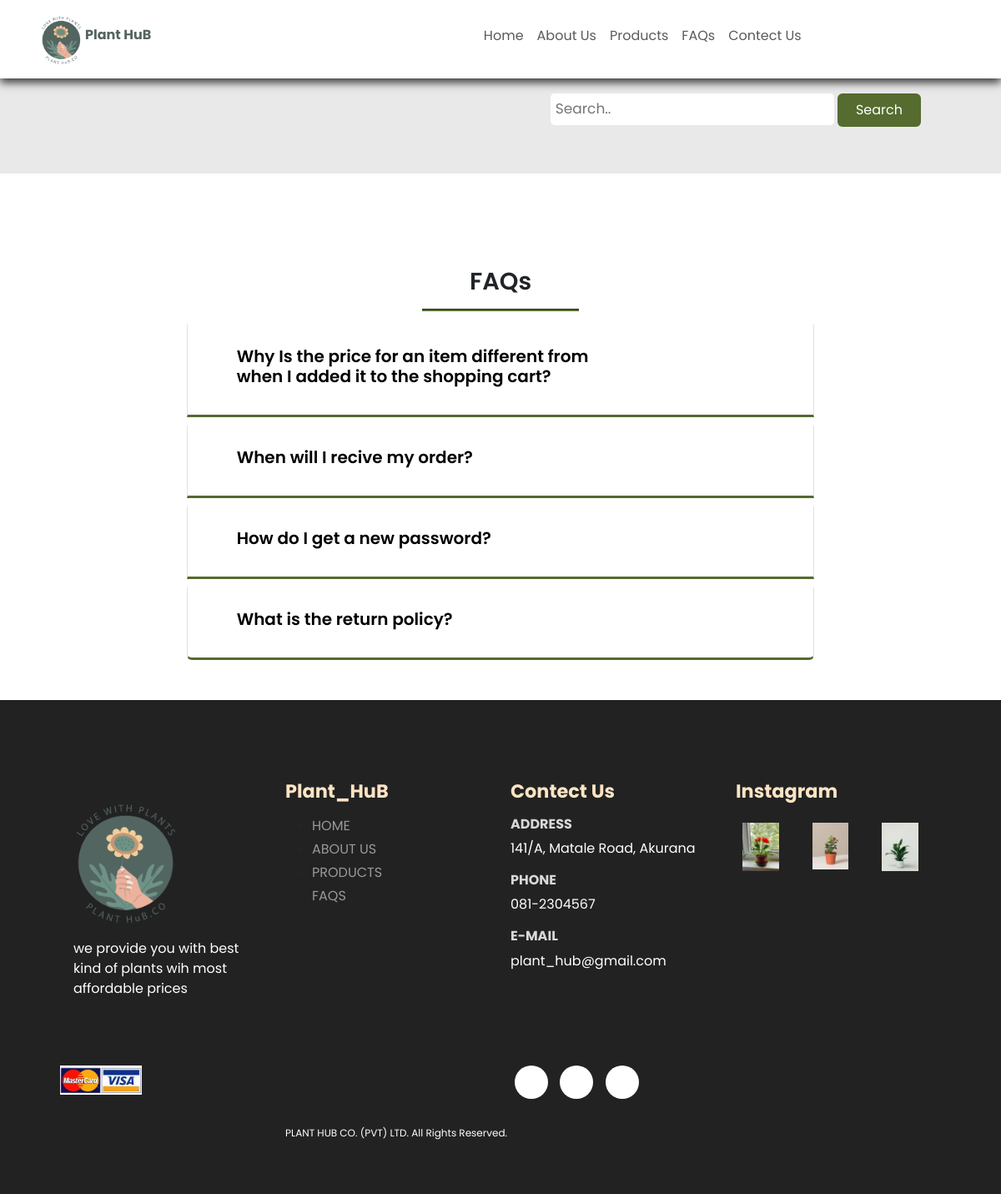
The app's page /faq.php with its own data.
### tables this page shows
CREATE TABLE `faqs` (
  `faq_id` int(11) NOT NULL,
  `faq_qsn` varchar(255) NOT NULL,
  `faq_ansr` varchar(255) NOT NULL
);

### faq.php (the view, shortened to what this page needs)
<!DOCTYPE html>
<html lang="en">
<head>
<?php
include('includes/connect.php');
include('layouts/header.php');
?>
</head>
<body>
 <?php
include('layouts/navigation.php');
?>
  <section class="searchbar">
    <div class="search-container m-5 p-5 pb-2 fixed=top ">
      <form action="search_product.php" method="get" class="search text-nowrap mt-2">
        <input type="text" placeholder="Search.." name="search_data">
        <input type="submit" value="Search" class="btn " id="searchMe" name="search_data_product">
      </form>
    </div>
  </section>
    <section id="faq my-5 py-5">
        <br><br>
        <div class="accordion mt-3 pt-5">
            <div>
                <h2 class="form-weight-bold text-center">FAQs</h2>
                <hr class="mx-auto w-25">
            </div>
            <?php
    $select_faqs="SELECT * FROM faqs";
    $result=mysqli_query($con,$select_faqs);
    while($row=mysqli_fetch_assoc($result)){
        $faq_qsn=$row['faq_qsn'];
    ?>
            <div class="accordion-item">
                <div class="accordion-title">
                    <h2><?php echo $faq_qsn; ?></h2>
                </div>
            </div>
            <?php }?>
        </div>
    </section>
    <footer class="mt-5 p-5">
        <div class="row container mx-auto pt-5">
            <div class="footer-one col-lg-3 col-md-6 col-sm-12">
                <img src="images/logo.png" class="logoFooter" />
                <p class="p-3">we provide you with best kind of plants wih most affordable prices</p>
            </div>
            <div class="footer-one col-lg-3 col-md-6 col-sm-12">
                <h5 class="pb-2">Plant_HuB</h5>
                <ul class="text-uppercase">
                    <li><a href="">Home</a></li>
                    <li><a href="">about us</a></li>
                    <li><a href="">products</a></li>
                    <li><a href="">FAQs</a></li>
                </ul>
            </div>
            <div class="footer-one col-lg-3 col-md-6 col-sm-12">
                <h5 class="pb-2">Contect Us</h5>
                <div>
                    <h6 class="text-uppercase">Address</h6>
                    <p>141/A, Matale Road, Akurana</p>
                </div>
                <div>
                    <h6 class="text-uppercase">Phone</h6>
                    <p>081-2304567</p>
                </div>
                <div>
                    <h6 class="text-uppercase">e-mail</h6>
                    <p>plant_hub@gmail.com</p>
                </div>
            </div>
            <div class="footer-one col-lg-3 col-md-6 col-sm-12">
                <h5 class="pb-2">Instagram</h5>
                <div class="row">
                    <img src="images/flowerPlants/Gerbera.jpg" class="img-fluid w-25 h-100 m-2 ">
                    <img src="images/liked/rose.jpg" class="img-fluid w-25 h-100 m-2 ">
                    <img src="images/flowerPlants/Peace lily.jpg" class="img-fluid w-25 h-100 m-2 ">
                </div>
            </div>
        </div>
        <div class="copywrite mt-5">
            <div class="row container mx-auto">
                <div class="col-lg-3 col-md-6 col-sm-12 mb-4">
                    <img src="images/payment2.jpg" />
                </div>
                <div class="col-lg-3 col-md-6 col-sm-12 text-nowrap">
                    <br><br><br>
                    <p>PLANT HUB CO. (PVT) LTD. All Rights Reserved.</p>
                </div>
                <div class="col-lg-3 col-md-6 col-sm-12 mb-4 ">
                    <a href="#"><i class="ri-facebook-circle-fill"></i></a>
                    <a href="#"><i class="ri-instagram-line"></i></a>
                    <a href="#"><i class="ri-twitter-fill"></i></a>
                </div>
            </div>
        </div>
    </footer>
</body>
</html>

### css/styles.css (style rules this page uses)
* { margin: 0; padding: 0; box-sizing: border-box; }
body { font-family: 'Poppins', sans-serif; }
h2 { font-size: 1.8rem; font-weight: 600; }
h5 { font-size: 1rem; font-weight: 400; }
h6 { font-size: 1rem; font-weight: 700; color: #d8d8d8; }
#searchMe { background-color: darkolivegreen; width: 100px; height: 40px; color: #fff; }
.searchbar { overflow: hidden; background-color: #e9e9e9; }
.searchbar .search-container { float: right; }
.searchbar input[type=text] { padding: 6px; margin-top: 8px; font-size: 17px; border: darkolivegreen; border-radius: 5px; }
hr { height: 3px; opacity: 1 !important; background-color: darkolivegreen; }
footer { background-color: #222222; }
footer h5 { color: bisque; font-weight: 700; font-size: 1.4rem; }
footer li { padding-bottom: 4px; }
footer li a { font-size: 1rem; color: #999; text-decoration: none; }
footer .copywrite a { color: black; height: 40px; width: 40px; background-color: white; display: inline-block; text-align: center; line-height: 38px; border-radius: 50%; transition: 0.3s ease; margin: 0 5px; text-decoration: none; }
footer p { color: #fff; }
footer .copywrite img { width: 40%; }
.logoFooter { width: 150px; }
footer .copywrite p { font-size: 12px; }
.btn { color: #000000; width: 100%; }

### faq.php (style rules this page uses)
.accordion { max-width: 800px; margin: 0 auto; padding: 0 1.5rem; }
.accordion-item { background-color: transparent; border-bottom: 3px solid darkolivegreen; margin-bottom: 10px; padding: 10px; }
.accordion-title { display: flex; align-items: center; justify-content: space-around; color: black; font-size: 5px; font-weight: 400; width: 100%; padding: 1rem 0; cursor: pointer; transition-duration: 0.5s; }
.accordion-title h2 { width: 60%; font-size: 20px; }

### records on screen
faqs: faq_qsn "Why Is the price for an item different from when I added it to the shopping cart?"
faqs: faq_qsn "When will I recive my order?"
faqs: faq_qsn "How do I get a new password?"
faqs: faq_qsn "What is the return policy?"
